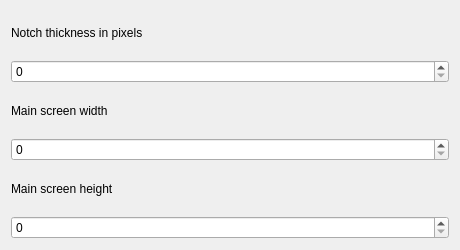
<?xml version="1.0" encoding="UTF-8"?>
<ui version="4.0">
 <class>KWin::NotchConfigForm</class>
 <widget class="QWidget" name="KWin::NotchConfigForm">
  <property name="geometry">
   <rect>
    <x>0</x>
    <y>0</y>
    <width>460</width>
    <height>250</height>
   </rect>
  </property>
  <property name="windowTitle">
   <string>Kwin notch avoider</string>
  </property>
  <layout class="QVBoxLayout" name="verticalLayout">
   <item>
    <widget class="QLabel" name="notchLabel">
     <property name="text">
      <string>Notch thickness in pixels</string>
     </property>
    </widget>
   </item>
   <item>
    <widget class="QSpinBox" name="kcfg_notchThickness">
     <property name="maximum">
      <number>400</number>
     </property>
     <property name="singleStep">
      <number>1</number>
     </property>
    </widget>
   </item>
   <item>
    <widget class="QLabel" name="screenWidthLabel">
     <property name="text">
      <string>Main screen width</string>
     </property>
    </widget>
   </item>
   <item>
    <widget class="QSpinBox" name="kcfg_screenWidth">
     <property name="maximum">
      <number>6000</number>
     </property>
     <property name="singleStep">
      <number>1</number>
     </property>
    </widget>
   </item>
   <item>
    <widget class="QLabel" name="screenHeightLabel">
     <property name="text">
      <string>Main screen height</string>
     </property>
    </widget>
   </item>
   <item>
    <widget class="QSpinBox" name="kcfg_screenHeight">
     <property name="maximum">
      <number>4000</number>
     </property>
     <property name="singleStep">
      <number>1</number>
     </property>
    </widget>
   </item>
  </layout>
 </widget>
 <resources/>
 <connections/>
</ui>
